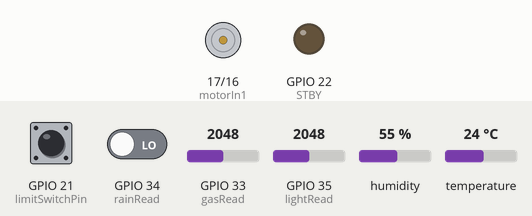
Simulated run of this program. Board: ESP32. Parts: motor-driver pin pairs drawn as motors (green arrow = first pin HIGH = forward, orange = second pin HIGH = backward, longer = more drive, scaled by the enable pin, stopped while the standby pin is LOW), output pins drawn as LEDs (lit = HIGH). Inputs (shaded band) come from the test bench; at power-on: GPIO 21 (limitSwitchPin) HIGH, GPIO 33 (gasRead) = 2048, GPIO 34 (rainRead) LOW, GPIO 35 (lightRead) = 2048, humidity 55 %, temperature 24 °C. WiFi joins after 1.5 s; servers stay silent unless stated; uploads are accepted with an empty reply; what the program prints to the serial monitor is not drawn.

Above: at 0.1 s.
At 3.6 s:
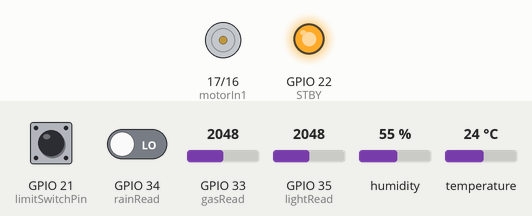
At 46.1 s:
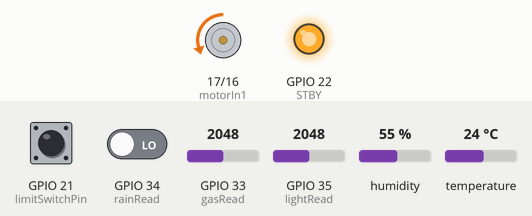
Timing chart, 0 to 77.6 s (numbered marks = the images above):
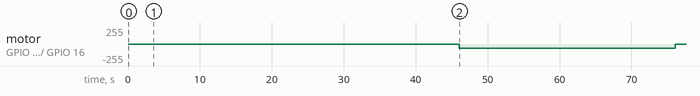

Measured:
- by itself, motor on GPIO 17 (motorIn1) / GPIO 16 (motorIn2): stopped → backward 60/255 at 46.0 s, → stopped 30.0 s later

The program:

main.cpp
```cpp
#include <Arduino.h>
#include <DHT.h>
#include <algorithm>
#include <WiFi.h>
#include <HTTPClient.h>

//network details
HTTPClient http;
const char* ssid = "H153-381_3A6C";
const char* password = "hqrcrhtvbx3";
const char* ntfy_topic = "multi-hazard-window-protection-system";
String serverPath = "https://ntfy.sh/" + String(ntfy_topic);

//button
const int limitSwitchPin = 21;

//temperature and humidity sensor init
const int DHTPIN = 14;
const int DHTTYPE = DHT22;
DHT dht(DHTPIN, DHTTYPE);
float currentHum, currentTemp;
float initialTemp, initialHum;

//motor
const int motorIn1 = 17;
const int motorIn2 = 16;
const int motorEnB = 4;
const int STBY = 22;
const int freq = 30000;
const int ledChannel = 0;
const int resolution = 8;

//MQ-135 gas detector
const int gasRead = 33; //some analog pin
float currentGas;
float contaminatedAirThreshold = 1500.0;

//rain detector
const int rainRead = 34; //some digital pin
int currentRain;

//photoresistor
const int lightRead = 35; //some analog pin
float initialLight;
float currentLight;

// trend, history tracking
unsigned long lastTrendCheckTime = 0;
const unsigned long trendInterval = 30000;

//light SDT
const int maxLightPoints = 20;
float lightHistory[maxLightPoints] = {0.0};
int lightIndex = 0;
float lightFluctuation, maxLight, minLight;

//temp SDT
const int maxTempPoints = 20;
float tempHistory[maxTempPoints] = {0.0};
int tempIndex = 0;
float tempFluctuation, maxTemp, minTemp;
float heatwaveThreshold = 34.0;

const int maxHumPoints = 20;
float humHistory[maxHumPoints] = {0.0};
int humIndex = 0;
float humFluctuation, maxHum, minHum;

//states
bool windowIsOpen = true;
bool cardboardIsWet = false;
bool humIsHigh = false;
bool isExtremelyDry = false;

unsigned long currentTime;
//safety timeout
unsigned long closeStartTime;
const unsigned long maxCloseTime = 30000;

void closeWindow();
void openWindow();
void checkWindow(String reason);
void stopMotor();
void sendPhoneNotification(String reason);

//median filtering
float getFilteredLight();
float getFilteredTemp();
float getFilteredHum();
float getFilteredGas();
int getMedian(int num);
int lightSamples = 11;
int tempSamples = 3;
int humSamples = 3;
int gasSamples = 9;

//dummy var
int i;

void setup(){
  Serial.begin(9600);

  //connecting to wifi
  Serial.print("Connecting to Wi-Fi");
  WiFi.begin(ssid, password);
  while (WiFi.status() != WL_CONNECTED) {
    delay(500);
    Serial.print(".");
  }
  Serial.println("\nConnected to Wi-Fi!");

  dht.begin();
  delay(2000);

  pinMode(motorIn1, OUTPUT);
  pinMode(motorIn2, OUTPUT);
  pinMode(motorEnB, OUTPUT);
  pinMode(STBY, OUTPUT);
  digitalWrite(STBY, HIGH);

  #if defined(ESP_ARDUINO_VERSION_MAJOR) && ESP_ARDUINO_VERSION_MAJOR >= 3
    ledcAttach(motorEnB, freq, resolution);
  #else
    ledcSetup(ledChannel, freq, resolution);
    ledcAttachPin(motorEnB, ledChannel);
  #endif

  stopMotor();

  pinMode(gasRead, INPUT);
  pinMode(rainRead, INPUT);
  pinMode(lightRead, INPUT);
  pinMode(limitSwitchPin, INPUT_PULLUP);

  // light level baseline
  initialLight = analogRead(lightRead);
  for(i = 0; i < maxLightPoints; i++) {
    lightHistory[i] = initialLight;
  }
  //temp baseline
  initialTemp = dht.readTemperature();
  for(i = 0; i< maxTempPoints; i++) {
    tempHistory[i] = initialTemp;
  }
  // humidity baseline
  initialHum = dht.readHumidity();
  for(i = 0; i< maxHumPoints; i++) {
    humHistory[i] = initialHum;
  }
}

void loop(){
  currentTime = millis();

  while(digitalRead(limitSwitchPin) == LOW){
    stopMotor();
  }

  if (currentTime-lastTrendCheckTime >= trendInterval){
    lastTrendCheckTime = currentTime;

    currentLight = getFilteredLight();
    currentGas = getFilteredGas();
    currentRain = digitalRead(rainRead);
    currentTemp = getFilteredTemp();
    currentHum = getFilteredHum();

    //recording light trend
    lightHistory[lightIndex] = currentLight;
    lightIndex = (lightIndex + 1) % maxLightPoints; //circular buffer
    auto lightResult = std::minmax_element(lightHistory, lightHistory + maxLightPoints);
    maxLight = *lightResult.second;
    minLight = *lightResult.first;
    lightFluctuation = maxLight - minLight;  //finding variance in light readings

    //recording temp trend
    tempHistory[tempIndex] = currentTemp;
    tempIndex = (tempIndex+1)%maxTempPoints;
    auto tempResult = std::minmax_element(tempHistory, tempHistory + maxTempPoints);
    maxTemp = *tempResult.second;
    minTemp = *tempResult.first;
    tempFluctuation = maxTemp - minTemp;

    //recording humidity trend
    humHistory[humIndex] = currentHum;
    humIndex = (humIndex + 1)%maxHumPoints;
    auto humResult = std::minmax_element(humHistory, humHistory + maxHumPoints);
    maxHum = *humResult.second;
    minHum = *humResult.first;
    humFluctuation = maxHum - minHum;

    //RAIN: rainRead high + (temperature drop || humidity rise)
    cardboardIsWet = (currentRain == HIGH);
    humIsHigh = (currentHum>= 85.0);
    if (cardboardIsWet){ //&& (humIsHigh || lightFluctuation >= 500.0 || tempFluctuation >= 1.5) --> difficult to demonstrate indoors, so commented out
      Serial.println("ALERT: rain detected");
      checkWindow("Close the window, RAIN DETECTED!");
    }

    //DUST STORM: humidity drop + light fluctuation
    isExtremelyDry = (currentHum <= 20.0);
    if(isExtremelyDry && humFluctuation >= 20.0 && lightFluctuation >= 200.0){
      Serial.println("ALERT: sandstorm detected");
      checkWindow("Close the window. SANDSTORM DETECTED!");
    }

    //ODOR/SULFUR: gas sensor
    if(currentGas >= contaminatedAirThreshold){
      Serial.println("ALERT: contaminated air detected");
      checkWindow("CLose the Window. CONTAMINATED AIR DETECTED!");
    }

    //EXTREME HEAT: temp high
    if(currentTemp >= heatwaveThreshold){
      Serial.println("ALERT: extreme heat detected");
      checkWindow("CLose the Window. EXTREME HEAT DETECTED!");
    }
  }

}

void checkWindow(String reason){
  if(windowIsOpen){
    closeWindow();
    sendPhoneNotification(reason);
    windowIsOpen = false;
  }
}

void closeWindow() {
  digitalWrite(motorIn1,  LOW);
  digitalWrite(motorIn2, HIGH);
  #if defined(ESP_ARDUINO_VERSION_MAJOR) && ESP_ARDUINO_VERSION_MAJOR >= 3
    ledcWrite(motorEnB, 60);
  #else
    ledcWrite(ledChannel, 60);
  #endif
  closeStartTime = millis();

  while (digitalRead(limitSwitchPin) == HIGH) {
    Serial.println(digitalRead(limitSwitchPin));
    if (millis() - closeStartTime > maxCloseTime) {
      Serial.println(F("limit switch timeout reached!"));
      break;
    }
    delay(50);
  }
  stopMotor();
}


void stopMotor() {
  digitalWrite(motorIn1, LOW);
  digitalWrite(motorIn2, LOW);
  #if defined(ESP_ARDUINO_VERSION_MAJOR) && ESP_ARDUINO_VERSION_MAJOR >= 3
    ledcWrite(motorEnB, 0);
  #else
    ledcWrite(ledChannel, 0);
  #endif
}

void sendPhoneNotification(String reason){
  Serial.print(F("[NOTIFICATION SENDING]: ")); Serial.println(reason);
  if (WiFi.status() == WL_CONNECTED) {
    http.begin(serverPath);

    http.addHeader("Content-Type", "text/plain");
    http.addHeader("X-Title", "Window Alert");
    http.addHeader("X-Priority", "3");

      //send the POST request
    int httpResponseCode = http.POST(reason);

    if (httpResponseCode > 0) {
      Serial.print("Notification sent successfully. Response code: ");
      Serial.println(httpResponseCode);
    } else {
      Serial.print("Error sending POST request: ");
      Serial.println(httpResponseCode);
    }

      http.end();
    } else {
    Serial.println("WiFi Disconnected. Cannot send notification.");
  }
}

float getFilteredLight() {
  float readings[lightSamples];
  for (i = 0; i < lightSamples; i++) {
    readings[i] = analogRead(lightRead);
    delay(200);
  }
  std::sort(readings, readings + lightSamples);
  return readings[getMedian(lightSamples)]; //return the median value
}

float getFilteredTemp() {
  float readings[tempSamples];
  for (i = 0; i < tempSamples; i++) {
    readings[i] = dht.readTemperature();
    delay(2000);
  }
  std::sort(readings, readings + tempSamples);
  return readings[getMedian(tempSamples)];
}

float getFilteredHum() {
  float readings[humSamples];
  for (i = 0; i < humSamples; i++) {
    readings[i] = dht.readHumidity();
    delay(2000);
  }
  std::sort(readings, readings + humSamples);
  return readings[getMedian(humSamples)];
}

float getFilteredGas(){
  float readings[gasSamples];
  for (i = 0; i < gasSamples; i++) {
    readings[i] = analogRead(gasRead);
    delay(200);
  }
  std::sort(readings, readings + gasSamples);
  return readings[getMedian(gasSamples)];
}

int getMedian(int num){
  return (num)/2;
}
```
